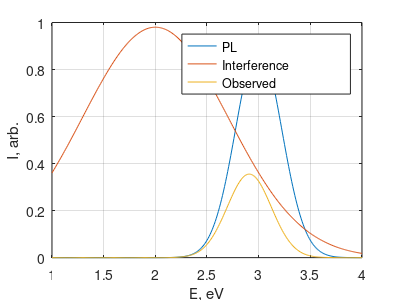

The MATLAB source for this figure:
clear all;
close all;

eV=[1:0.01:4];

PL=0.9*exp(-(eV-3).^2/0.1);
INTERF=0.98*exp(-(eV-2).^2/1);

REZ=PL.*INTERF;

h = figure;
set (h,'paperunits','inches');
set (h,'paperposition', [0,0,[4 3]])

plot(eV,PL,eV,INTERF,eV,REZ);
legend('PL','Interference                   ','Observed');
grid on

xlabel ("E, eV")
ylabel ("I, arb.")

saveas (1, 'Interference_PL.png')
